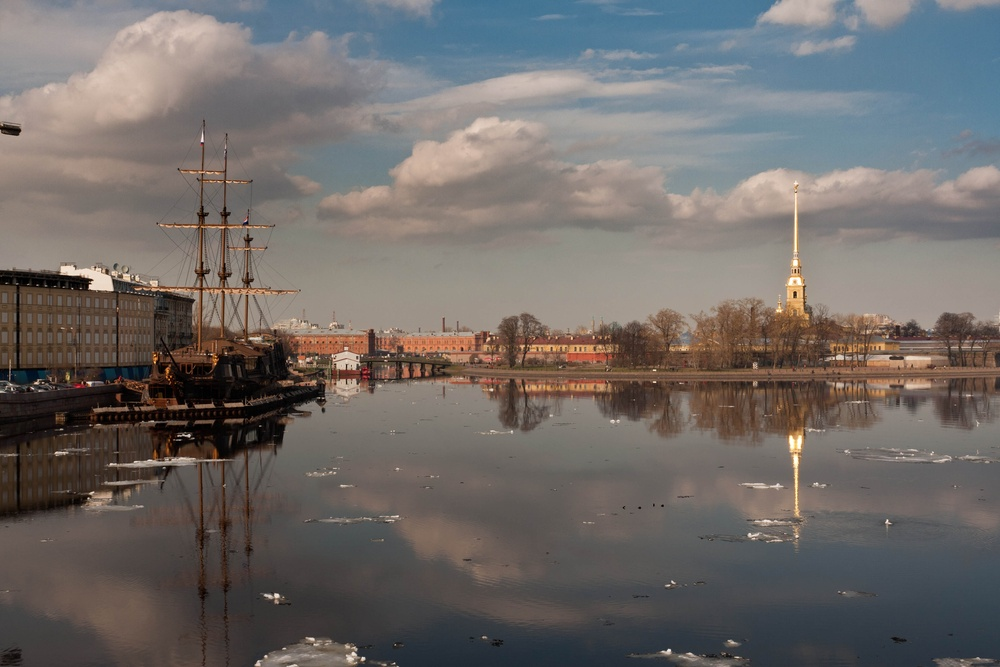
#> input picture person/data/boat1.jpg, 1000 x 667 px, shrunk from 3888 x 2592 before the run
$ python autostitch.py
#> lines starting #> are read from the running program, lines starting #| are printed output that depends on the picture; after the words box and inside, x2 and y2 are one past the last pixel; in counts of white or black regions, pixels touching at a corner belong together
import cv2
import numpy as np

# 读取两张图像
image1 = cv2.imread('data/boat1.jpg')
#> image1 is the input picture: shape (667, 1000, 3); mean B, G, R 104, 106.6, 111.8
image2 = cv2.imread('data/boat2.jpg')
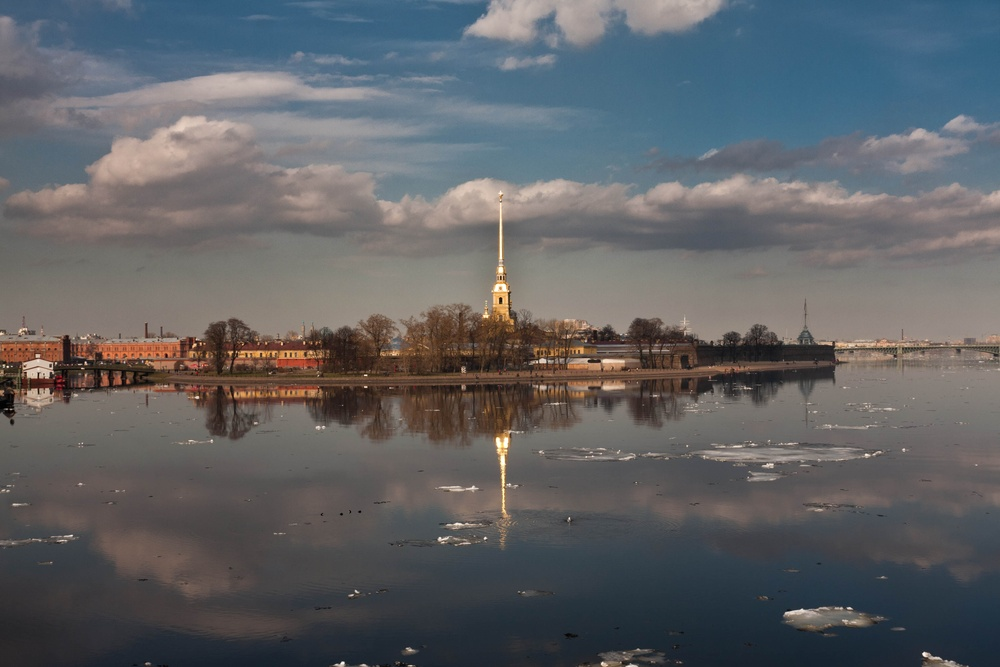
#> input picture person/data/boat2.jpg, 1000 x 667 px, shrunk from 3888 x 2592 before the run
#> image2 is the input picture: shape (667, 1000, 3); mean B, G, R 100.9, 98, 96.5

# 初始化SIFT检测器
sift = cv2.SIFT_create()

# 检测关键点并计算描述符
gray1 = cv2.cvtColor(image1, cv2.COLOR_BGR2GRAY)
gray2 = cv2.cvtColor(image2, cv2.COLOR_BGR2GRAY)
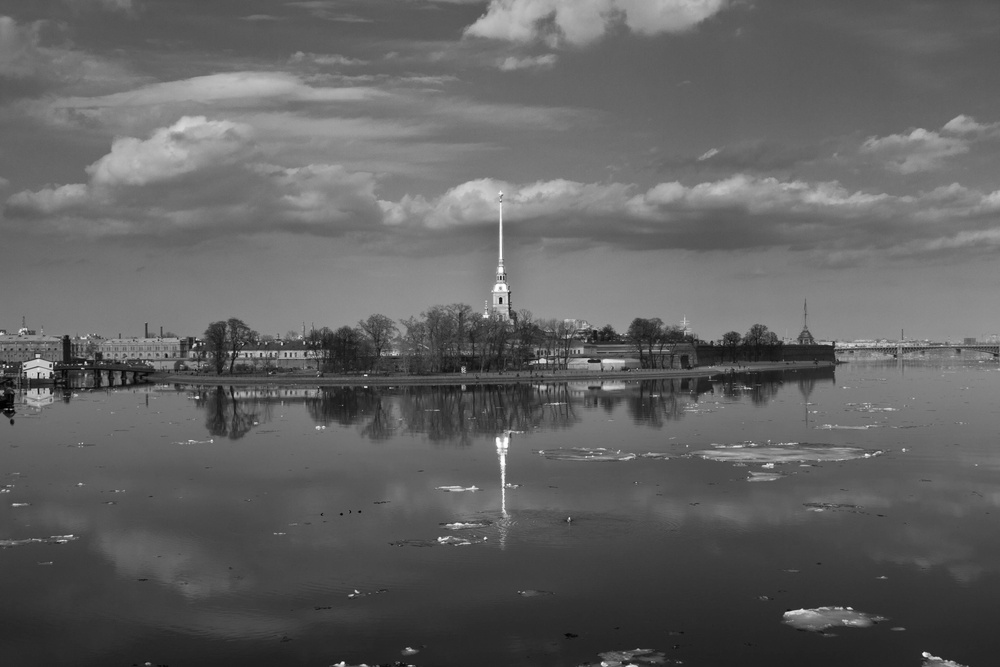
#> gray2: shape (667, 1000); min 0, max 254, mean 97.9
keypoints1, descriptors1 = sift.detectAndCompute(gray1, None)
#> keypoints1 = 1818 keypoints; strongest (x, y, size): (189, 435, 2.3), (363, 659, 2.7), (277, 595, 3.3), (90, 383, 3.2)
keypoints2, descriptors2 = sift.detectAndCompute(gray2, None)
#> keypoints2 = 1294 keypoints; strongest (x, y, size): (924, 654, 3.2), (343, 663, 2.4), (500, 299, 2.7), (197, 397, 2.2)

# 使用FLANN匹配器进行特征匹配
FLANN_INDEX_KDTREE = 1
index_params = dict(algorithm=FLANN_INDEX_KDTREE, trees=5)
search_params = dict(checks=50)

flann = cv2.FlannBasedMatcher(index_params, search_params)
matches = flann.knnMatch(descriptors1, descriptors2, k=2)
#> matches = 1818 matches

# 应用比率测试筛选匹配点
good_matches = []
for m, n in matches:
    if m.distance < 0.7 * n.distance:
        good_matches.append(m)
#> after the loop, good_matches = 543 matches

# 使用RANSAC算法估计单应性矩阵
if len(good_matches) > 4:
    src_pts = np.float32([keypoints1[m.queryIdx].pt for m in good_matches]).reshape(-1, 1, 2)
#> src_pts = 543 rows, first 8: [226.9, 420.7], [226.9, 420.7], [272.1, 434.4], [272.4, 593.8], [307.5, 341.9], [320.3, 341.8], [321.6, 369.6], [322.9, 375]
    dst_pts = np.float32([keypoints2[m.trainIdx].pt for m in good_matches]).reshape(-1, 1, 2)
#> dst_pts = 543 rows, first 8: [797.7, 614.5], [797.7, 614.5], [433.6, 316.2], [504.3, 277.8], [22.87, 348.9], [22.87, 348.9], [9.87, 378.6], [11.5, 384.5]

    H, mask = cv2.findHomography(src_pts, dst_pts, cv2.RANSAC, 5.0)
#> H = [[1.24, 0.00323, -389.3], [0.0792, 1.15, -43.9], [0.000246, -6.38e-06, 1]]; mask = 543 values, max 1 at index 6, min 0 at index 0, mean 0.956
    matches_mask = mask.ravel().tolist()
#> matches_mask has the same summary as mask

    # 获取图像尺寸
    h1, w1 = image1.shape[:2]
#> h1 = 667; w1 = 1000
    h2, w2 = image2.shape[:2]
#> h2 = 667; w2 = 1000

    # 计算变换后image1的四个角点
    corners1 = np.array([[0, 0], [0, h1], [w1, h1], [w1, 0]], dtype=np.float32).reshape(-1, 1, 2)
    corners1_transformed = cv2.perspectiveTransform(corners1, H)
#> corners1_transformed = [[-389.3, -43.9], [-388.8, 728.3], [687, 647.8], [683, 28.31]]

    # 计算拼接画布的大小
    all_corners = np.concatenate((corners1_transformed,
                                  np.array([[0, 0], [0, h2], [w2, h2], [w2, 0]],
                                           dtype=np.float32).reshape(-1, 1, 2)))
#> all_corners = [[-389.3, -43.9], [-388.8, 728.3], [687, 647.8], [683, 28.31], [0, 0], [0, 667], [1000, 667], [1000, 0]]

    [x_min, y_min] = np.int32(all_corners.min(axis=0).ravel() - 0.5)
#> x_min = -389; y_min = -44
    [x_max, y_max] = np.int32(all_corners.max(axis=0).ravel() + 0.5)
#> x_max = 1000; y_max = 728

    # 计算平移变换矩阵
    translation_dist = [-x_min, -y_min]
#> translation_dist = [389, 44]
    H_translation = np.array([[1, 0, translation_dist[0]],
                              [0, 1, translation_dist[1]],
                              [0, 0, 1]])
#> H_translation = [[1, 0, 389], [0, 1, 44], [0, 0, 1]]

    # 应用平移变换
    panorama_width = x_max - x_min
#> panorama_width = 1389
    panorama_height = y_max - y_min
#> panorama_height = 772
    panorama = cv2.warpPerspective(image1, H_translation.dot(H), (panorama_width, panorama_height))

    # 将image2放入全景图中
    panorama[translation_dist[1]:translation_dist[1] + h2,
    translation_dist[0]:translation_dist[0] + w2] = image2

    # 改进的重叠区域融合
    # 创建一个mask来确定重叠区域
    warped_image1 = cv2.warpPerspective(image1, H_translation.dot(H), (panorama_width, panorama_height))
    mask1 = np.zeros((panorama_height, panorama_width), np.uint8)
    cv2.fillConvexPoly(mask1, np.int32(corners1_transformed + translation_dist), 255)
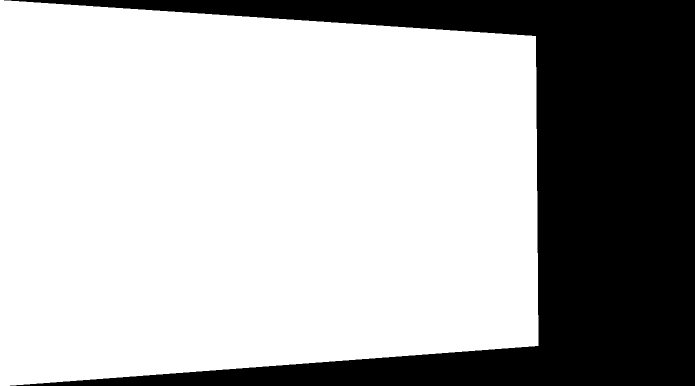
#> mask1: shape (772, 1389) (shown at 1/2 size); 69.8% white; 1 black region, box (x1, y1, x2, y2) and area: (8, 0, 1389, 772) 323926

    mask2 = np.zeros((panorama_height, panorama_width), np.uint8)
    cv2.rectangle(mask2, (translation_dist[0], translation_dist[1]),
                  (translation_dist[0] + w2, translation_dist[1] + h2), 255, -1)
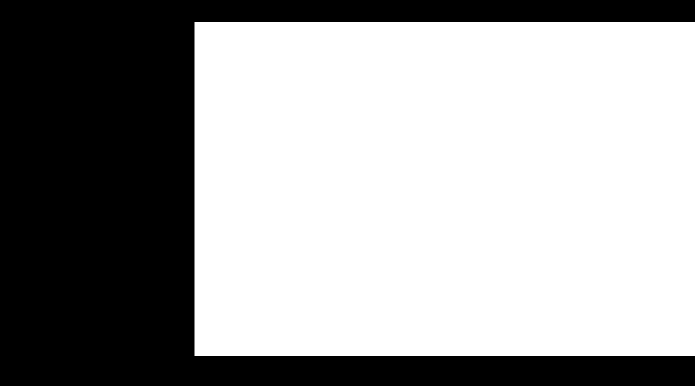
#> mask2: shape (772, 1389) (shown at 1/2 size); 62.3% white; 1 black region, box (x1, y1, x2, y2) and area: (0, 0, 1389, 772) 404308

    overlap_mask = cv2.bitwise_and(mask1, mask2)
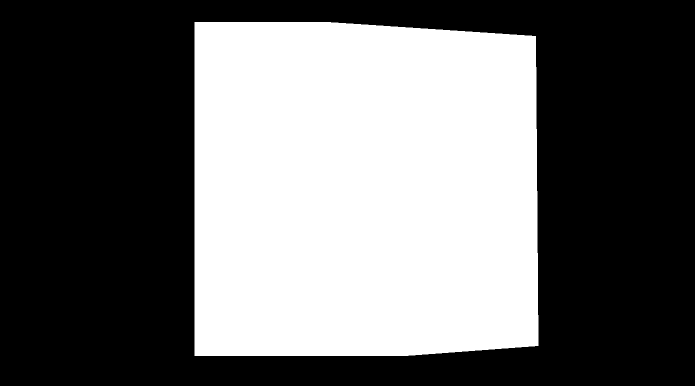
#> overlap_mask: shape (772, 1389) (shown at 1/2 size); 41.9% white; 1 white region, box (x1, y1, x2, y2) and area: (389, 44, 1077, 712) 449381

    # 使用加权平均融合重叠区域
    if np.any(overlap_mask):
        overlap_area = np.where(overlap_mask)
#> overlap_area = 449381 positions, rows 44 to 711, columns 389 to 1076
        panorama[overlap_area] = cv2.addWeighted(
            warped_image1[overlap_area], 0.5,
            panorama[overlap_area], 0.5, 0)

    # 裁剪黑色边界
    gray = cv2.cvtColor(panorama, cv2.COLOR_BGR2GRAY)
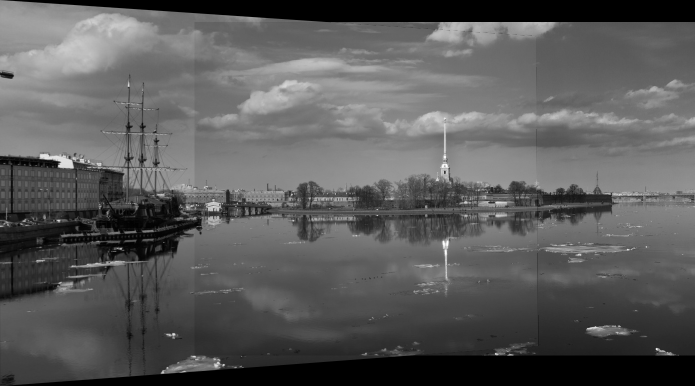
#> gray: shape (772, 1389) (shown at 1/2 size); min 0, max 253, mean 90.6
    _, thresh = cv2.threshold(gray, 1, 255, cv2.THRESH_BINARY)
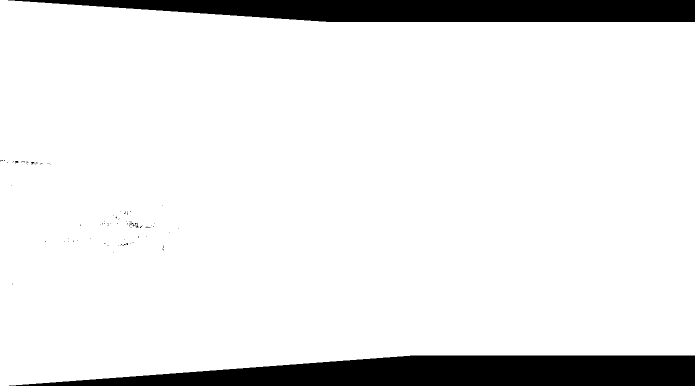
#> thresh: shape (772, 1389) (shown at 1/2 size); 90.1% white; 89 black regions (86 under 20 px)
    contours, _ = cv2.findContours(thresh, cv2.RETR_EXTERNAL, cv2.CHAIN_APPROX_SIMPLE)
#> contours = 1 contour; box (x1, y1, x2, y2) and area: (0, 0, 1389, 772) 964606
    if contours:
        cnt = max(contours, key=cv2.contourArea)
#> cnt = contour of 221 points, box (x1, y1, x2, y2) (0, 0, 1389, 772), area 964606
        x, y, w, h = cv2.boundingRect(cnt)
#> x = 0; y = 0; w = 1389; h = 772
        panorama = panorama[y:y + h, x:x + w]

    # 显示和保存结果
    cv2.imshow('Improved Panorama', panorama)
    cv2.imwrite('results/improved_panorama.jpg', panorama)
    cv2.waitKey(0)
    cv2.destroyAllWindows()
else:
    print("Not enough matches are found - {}/{}".format(len(good_matches), 4))
